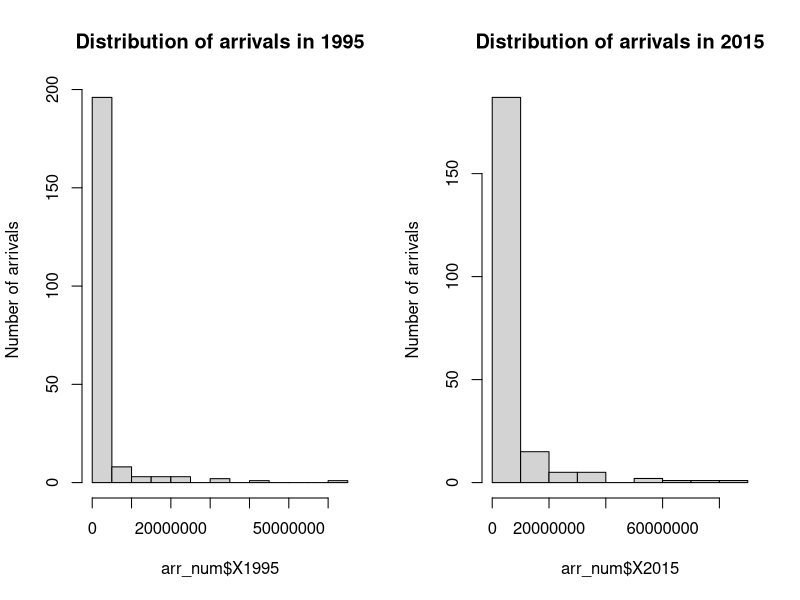
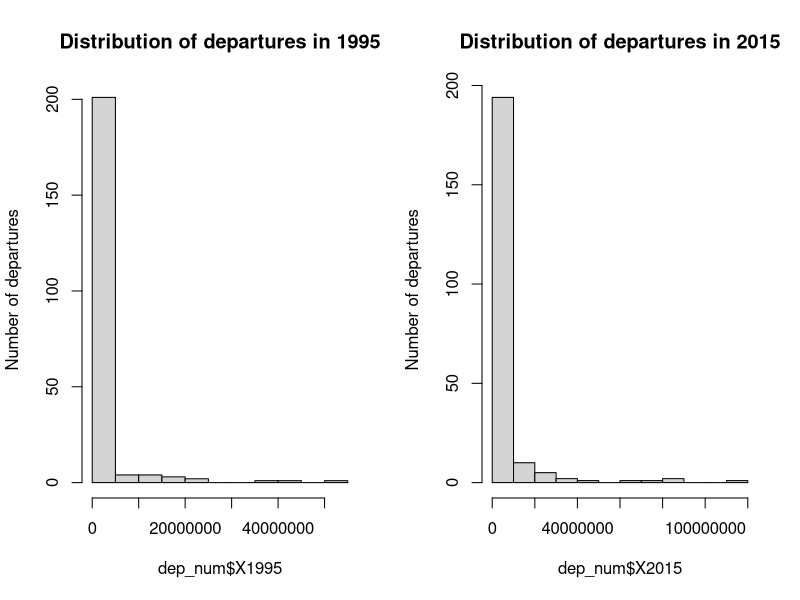
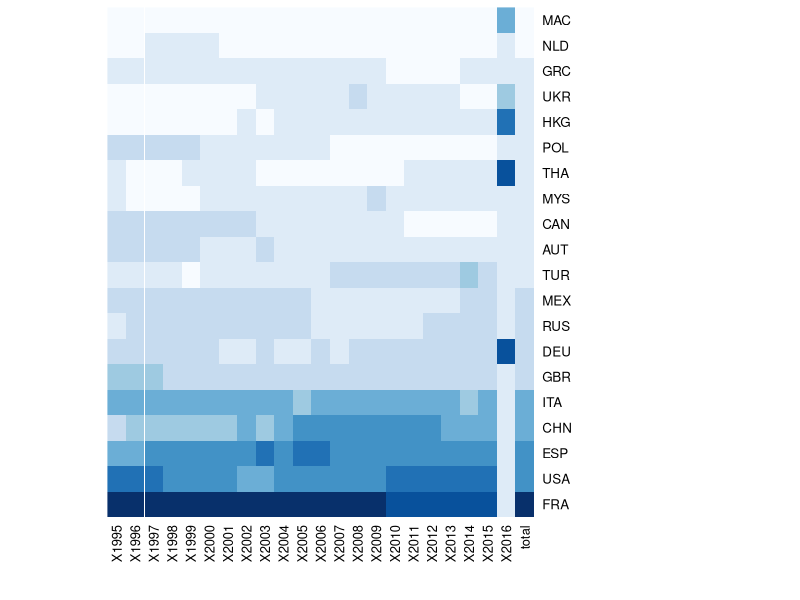
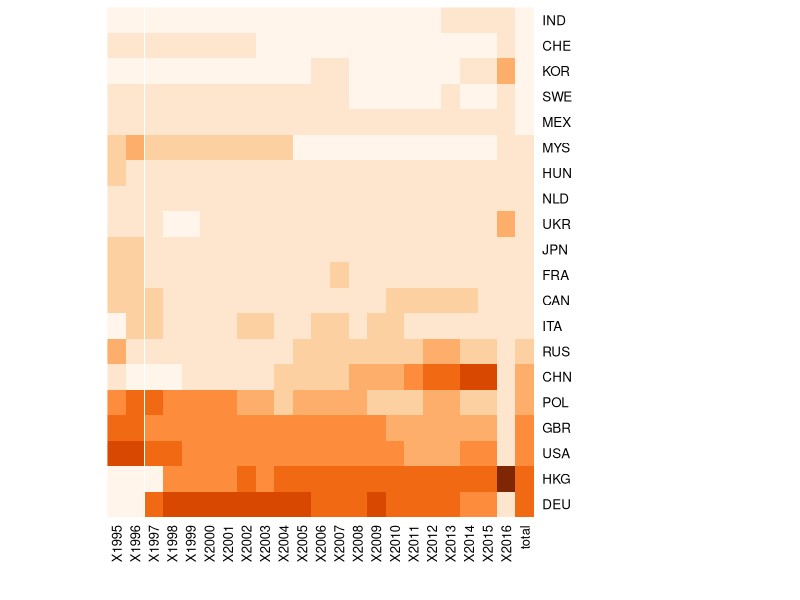
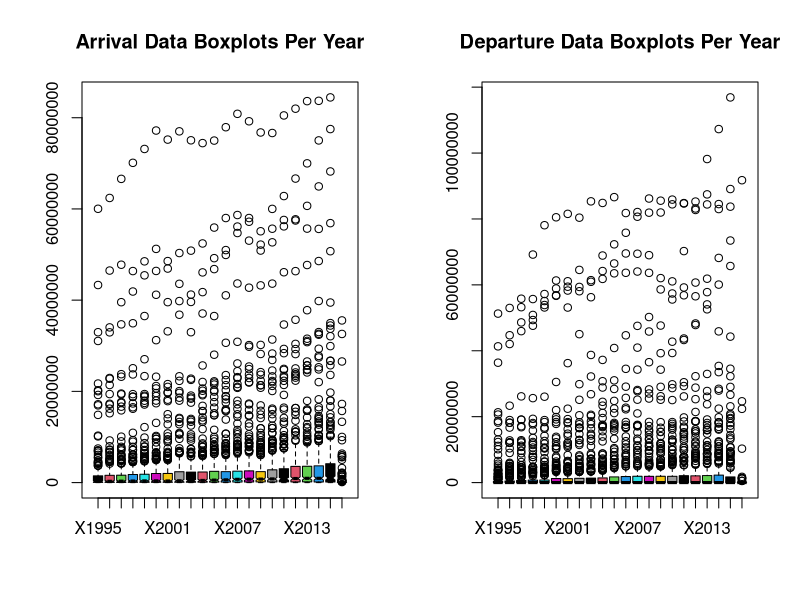
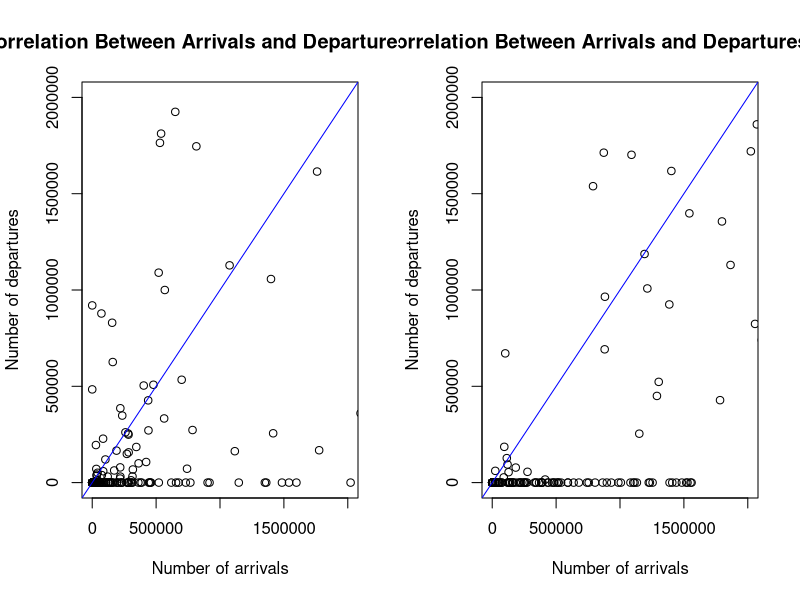
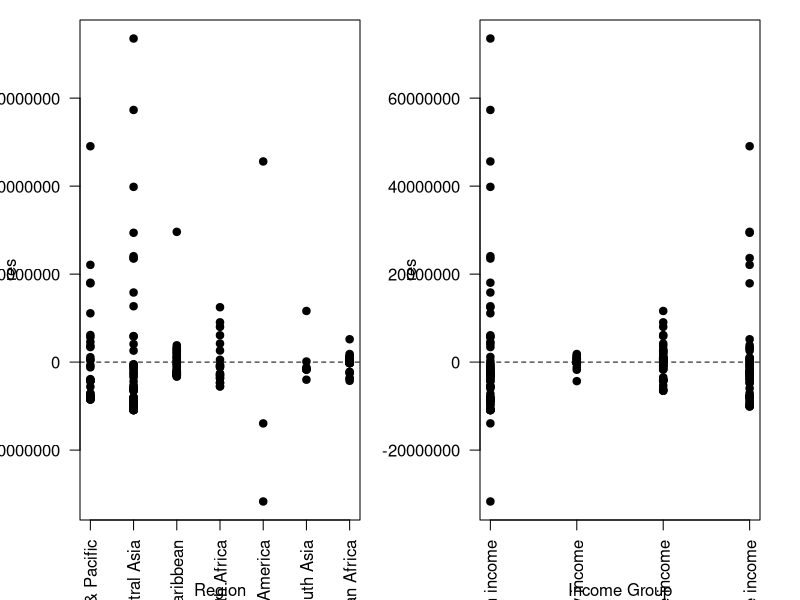

Source code (R) for these figures, in order:
## ---- chunk 1
#Define dataframe for arrival
arrival_original <- read.csv('./data/arrivals_R.csv')
arrival <- arrival_original
arrival[is.na(arrival)]<-0
arr_num <- arrival[, -24:-26]
rownames(arr_num) <- arr_num[,1]
arr_num[,1] <-NULL
#Define dataframe for departure
departure_original <- read.csv('./data/departures_R.csv')
departure <- departure_original
departure[is.na(departure)]<-0
dep_num <- departure[, -24:-26]
rownames(dep_num) <- dep_num[,1]
dep_num[,1] <-NULL
## ---- chunk 2
#MAXIMUM for Arrival
idx1 <- which(arr_num==max(arr_num), arr.ind = TRUE)
print(c(rownames(arr_num)[idx1[1]], colnames(arr_num)[idx1[2]], arr_num[idx1]))
#rbind(rownames(arr_num), colnames(arr_num)[apply(arr_num,1,which.max)])
#MINIMUM for Arrival

idx2 <- which(arr_num == min(arr_num[arr_num>0]), arr.ind = TRUE)
print(c(rownames(arr_num)[idx2[1]], colnames(arr_num)[idx2[2]], arr_num[idx2]))
## ---- chunk 3
#MAXIMUM for Departure
idx1 <- which(dep_num==max(dep_num), arr.ind = TRUE)
print(c(rownames(dep_num)[idx1[1]], colnames(dep_num)[idx1[2]], dep_num[idx1]))

#MINIMUM for Departure
idx2 <- which(dep_num == min(dep_num[dep_num>0]), arr.ind = TRUE)
print(c(rownames(dep_num)[idx2[1]], colnames(dep_num)[idx2[2]], dep_num[idx2]))
## ---- chunk 4
options("scipen"=100, "digits"=4)
par(mfrow=c(1,2))
hist(arr_num$X1995, main='Distribution of arrivals in 1995', ylab='Number of arrivals')
hist(arr_num$X2015, main='Distribution of arrivals in 2015', ylab='Number of arrivals')
## ---- chunk 5
options("scipen"=100, "digits"=4)
par(mfrow=c(1,2))
hist(dep_num$X1995, main='Distribution of departures in 1995', ylab='Number of departures')
hist(dep_num$X2015, main='Distribution of departures in 2015', ylab='Number of departures')
## ---- chunk 6
library("RColorBrewer")
arr_temp <- arr_num
arr_temp$total <- rowSums(arr_temp)
arr_temp <- head(arr_temp[order(arr_temp$total, decreasing= T),], n = 20)
arrival_matrix <- data.matrix(arr_temp)
arrival_heat <- heatmap(arrival_matrix, Rowv=NA, Colv=NA, col = brewer.pal(9, "Blues"), scale="column", margins=c(5,10))
## ---- chunk 7
dep_temp <- dep_num
dep_temp$total <- rowSums(dep_temp)
dep_temp <- head(dep_temp[order(dep_temp$total, decreasing= T),], n = 20)
departure_matrix <- data.matrix(dep_temp)
departure_heat <- heatmap(departure_matrix, Rowv=NA, Colv=NA, col = brewer.pal(9, "Oranges"), scale="column", margins=c(5,10))
## ---- chunk 8
summary(arrival_original[, -24:-26])
boxplot(arr_num, main = "Arrival Data Boxplots Per Year", notch = TRUE, col = 1:20)
## ---- chunk 9
summary(departure_original[, -24:-26])
boxplot(dep_num, main = "Departure Data Boxplots Per Year", notch = FALSE, col = 1:20)
## ---- chunk 10
x <- arrival$X1995
y <- departure$X1995
s <- arrival$X2015
t <- departure$X2015
plot(x, y, main='Correlation Between Arrivals and Departures 1995', xlab='Number of arrivals', ylab='Number of departures', xlim=c(0, 2000000), ylim=c(0, 2000000))
abline(a=0, b=1, col="blue")
plot(s, t, main='Correlation Between Arrivals and Departures 2015', xlab='Number of arrivals', ylab='Number of departures', xlim=c(0, 2000000), ylim=c(0, 2000000))
abline(a=0, b=1, col="blue")
## ---- chunk 11
arrival$Region<-as.factor(arrival$Region)
arrival$IncomeGroup<-as.factor(arrival$IncomeGroup)
fit1<-lm(X2015~Region+IncomeGroup,data=arrival)
summary(fit1)
anova(fit1)
## ---- chunk 12
unique(arrival$Region)
res.data<-data.frame(res=residuals(fit1), Region=arrival$Region)
par(mar=c(4,4,1,2))
stripchart(res~Region,res.data,pch=19,vertical=T,xlab='Region', las=2)
abline(h=0,lty=2)
## ---- chunk 13
unique(arrival$IncomeGroup)
res.data<-data.frame(res=residuals(fit1), Region=arrival$IncomeGroup)
par(mar=c(4,4,1,2))
stripchart(res~arrival$IncomeGroup,res.data,pch=19,vertical=T,xlab='Income Group', las=2)
abline(h=0,lty=2)
## ---- chunk 14
drop1(fit1,test='F')
## ---- chunk 15
fit2<-update(fit1, ~.-IncomeGroup)
print(summary(fit2), concise=TRUE)
anova(fit2, fit1,test='F')
AIC(fit1,fit2)
## ---- chunk 16
fit3<-update(fit2,~.+Region*IncomeGroup)
fit4<-update(fit3,~.-Region:IncomeGroup)
anova(fit2,fit4,fit3,test='F')
AIC(fit2,fit4,fit3)
## ---- chunk 17
fit5<-update(fit2,~.+Region:IncomeGroup)
anova(fit2,fit5,test='F')
AIC(fit2,fit5)
BIC(fit2,fit5)
